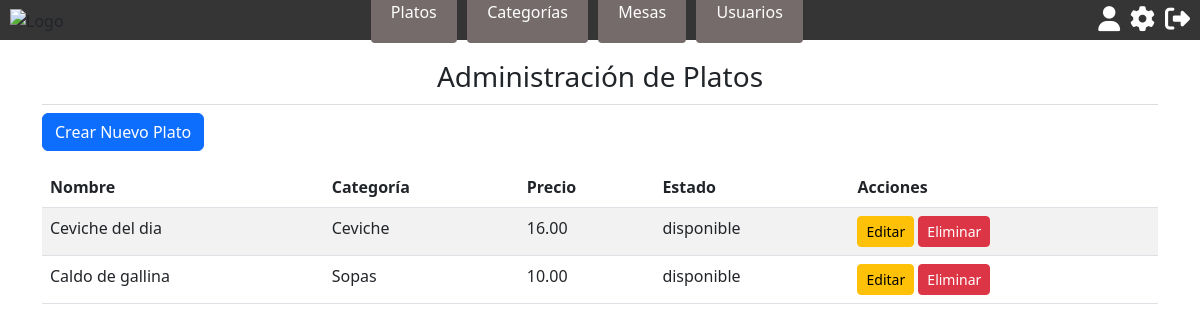
The page /platos/ (signed in) on the database as committed earlier.
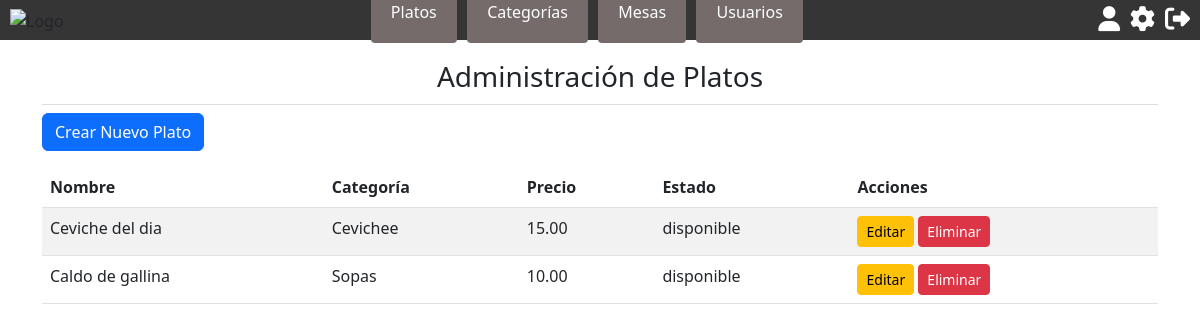
The same page on the database as committed later.
### restaurante_app/models.py (models this page shows, shortened)
class Menu(models.Model):
    MenCod = models.AutoField(primary_key=True)
    CatCod = models.ForeignKey(CategoriaMenu, on_delete=models.CASCADE)
    EstMenCod = models.ForeignKey(EstadoMenu, on_delete=models.CASCADE)
    MenDes = models.CharField(max_length=255)
    MenImg = models.CharField(max_length=500)
    precio = models.DecimalField(max_digits=8, decimal_places=2, default=0.00)  # Nuevo campo para el precio

class CategoriaMenu(models.Model):
    CatCod = models.AutoField(primary_key=True)
    CatDes = models.CharField(max_length=100)
    def __str__(self):
        return f'{self.CatDes}'

class EstadoMenu(models.Model):
    EstMenCod = models.AutoField(primary_key=True)
    EstMenDes = models.CharField(max_length=100)
    def __str__(self):
        return f'{self.EstMenDes}'

### restaurante_app/views.py (the view)
# urls.py: path('platos/', views.platos_admin, name='platos_admin'),
@login_required
def platos_admin(request):
    if request.user.TipUsuCod.TipUsuDes != "Administrador":
        return redirect('index')
    platos = Menu.objects.all()
    return render(request, 'platos_admin.html', {'platos': platos})

### restaurante_app/templates/platos_admin.html (shortened to what this page needs)
{% extends 'base.html' %}
{% block content %}
<div class="container">
    <h2>Administración de Platos</h2>
    <a href="{% url 'crear_plato' %}" class="btn btn-primary mb-3">Crear Nuevo Plato</a>
    <table class="table table-striped">
        <thead>
            <tr>
                <th>Nombre</th>
                <th>Categoría</th>
                <th>Precio</th>
                <th>Estado</th>
                <th>Acciones</th>
            </tr>
        </thead>
        <tbody>
            {% for plato in platos %}
            <tr>
                <td>{{ plato.MenDes }}</td>
                <td>{{ plato.CatCod }}</td>
                <td>{{ plato.precio }}</td>
                <td>{{ plato.EstMenCod }}</td>
                <td>
                    <a href="{% url 'editar_plato' plato.MenCod %}" class="btn btn-warning btn-sm">Editar</a>
                    <a href="{% url 'eliminar_plato' plato.MenCod %}" class="btn btn-danger btn-sm">Eliminar</a>
                </td>
            </tr>
            {% endfor %}
        </tbody>
    </table>
</div>
{% endblock %}

Rows that differ between the two databases and show on the page:
changed Menu "Ceviche del dia": CatCod "Ceviche" → "Cevichee"; precio "16.00" → "15.00"
